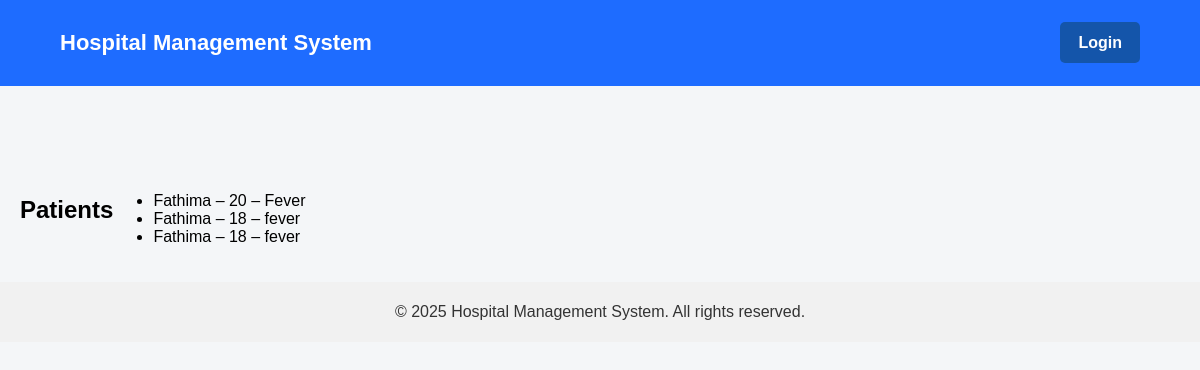
The page /patients/ on the database as committed earlier.
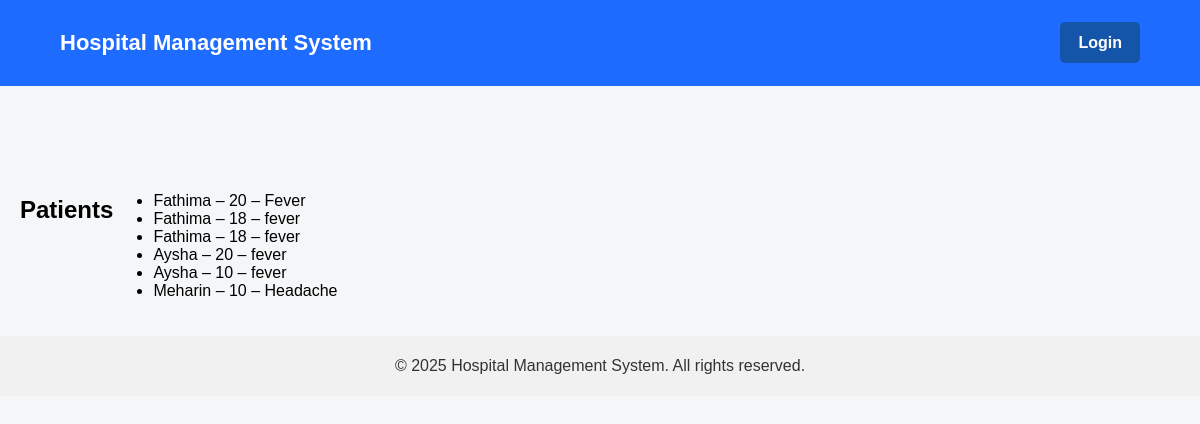
The same page on the database as committed later.
### hospital/models.py (models this page shows, shortened)
class Patient(models.Model):
    name = models.CharField(max_length=100)
    age = models.IntegerField()
    disease = models.CharField(max_length=100)

### hospital/views.py (the view)
# urls.py: path('patients/', views.patients, name='patients'),
def patients(request):
    patients = Patient.objects.all()
    return render(request, 'hospital/patients.html', {'patients': patients})

### hospital/templates/hospital/patients.html
{% extends "hospital/base.html" %}
{% block content %}
<h2>Patients</h2>
<ul>
    {% for patient in patients %}
        <li>{{ patient.name }} – {{ patient.age }} – {{ patient.disease }}</li>
    {% empty %}
        <li>No patients available</li>
    {% endfor %}
</ul>
{% endblock %}

Rows that differ between the two databases and show on the page:
added Patient: name "Aysha", age "20", disease "fever"
added Patient: name "Aysha", age "10", disease "fever"
added Patient: name "Meharin", age "10", disease "Headache"
